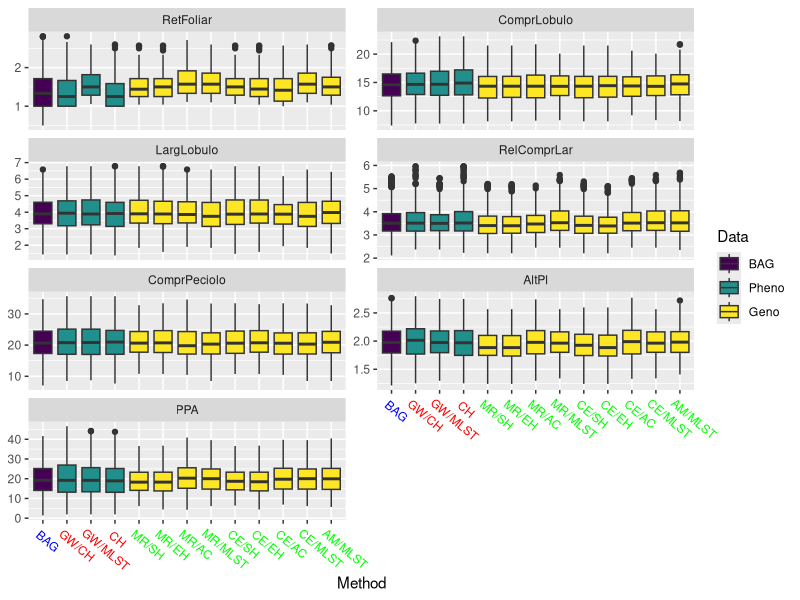
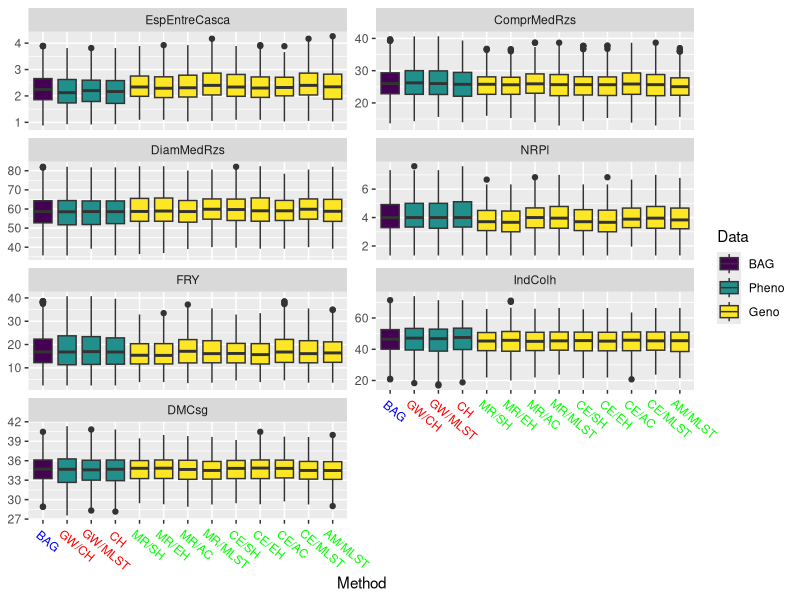
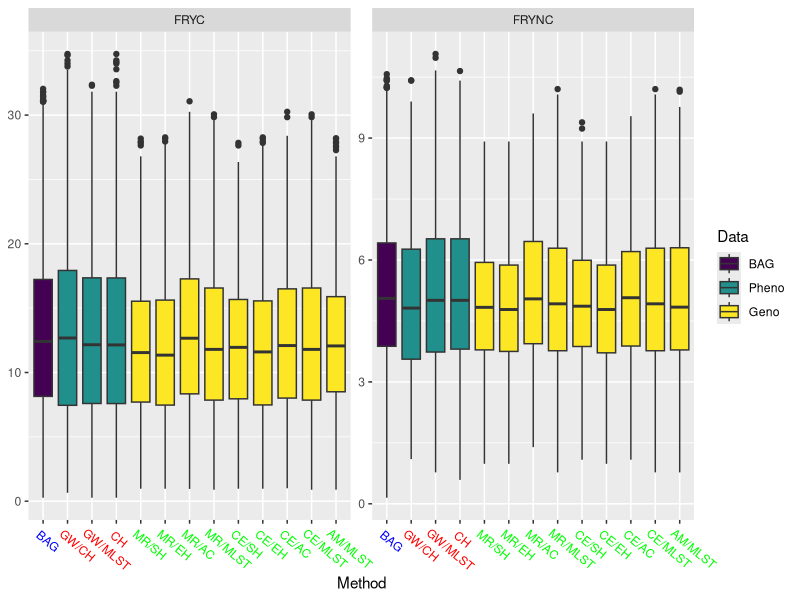
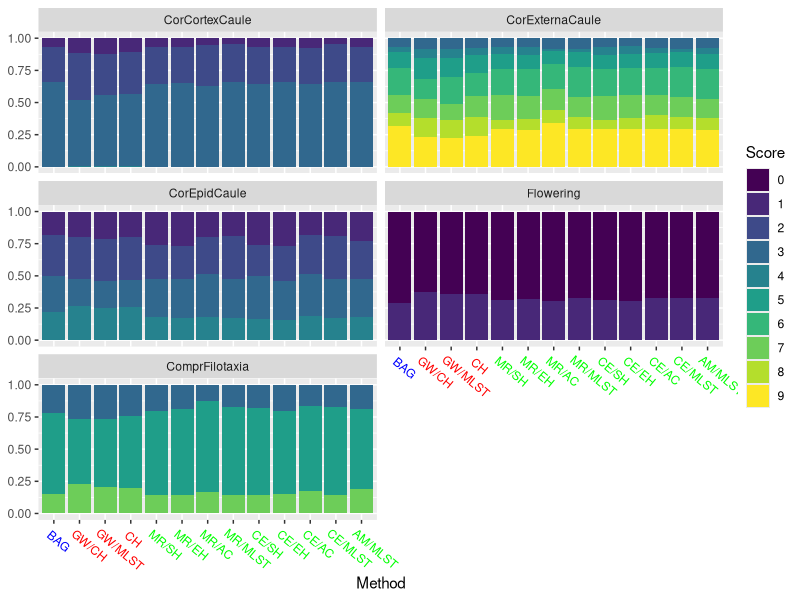
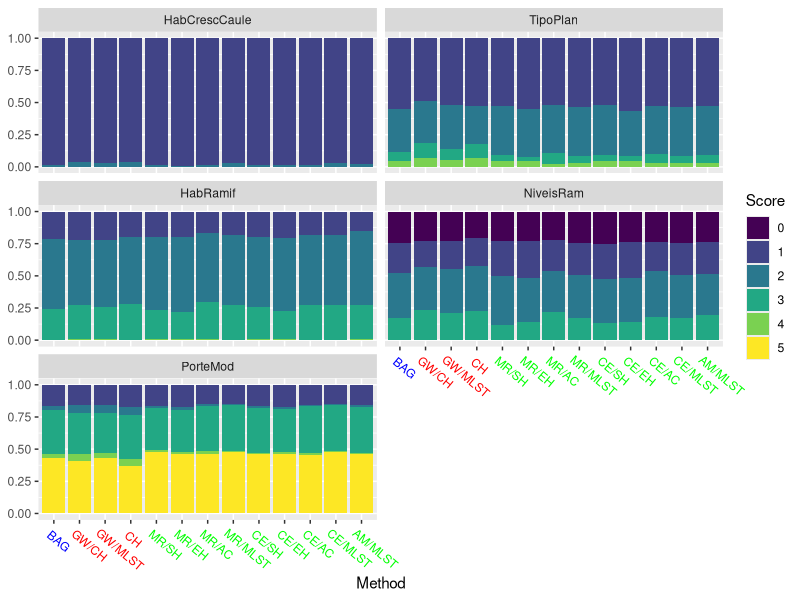
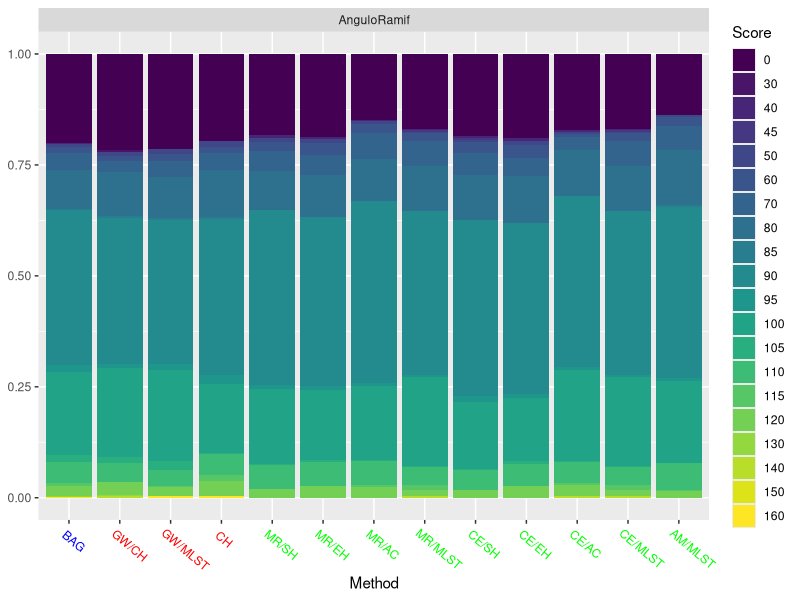
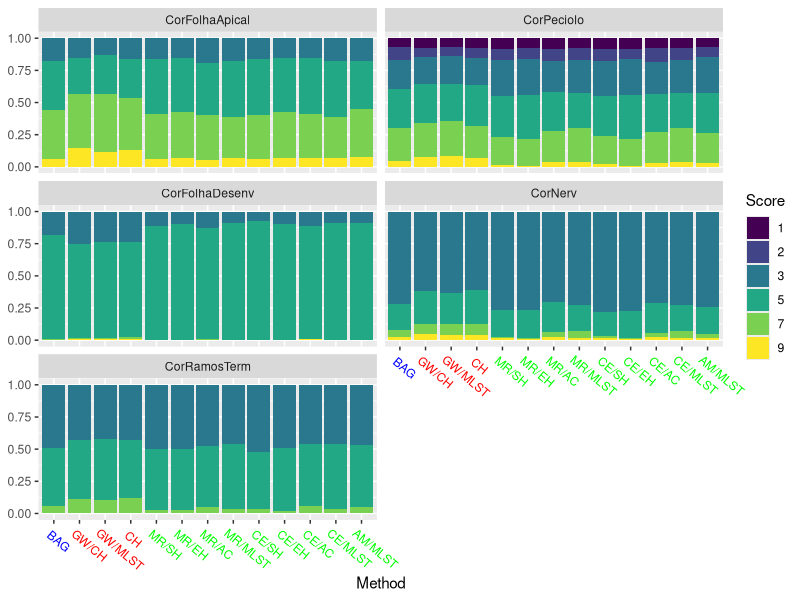
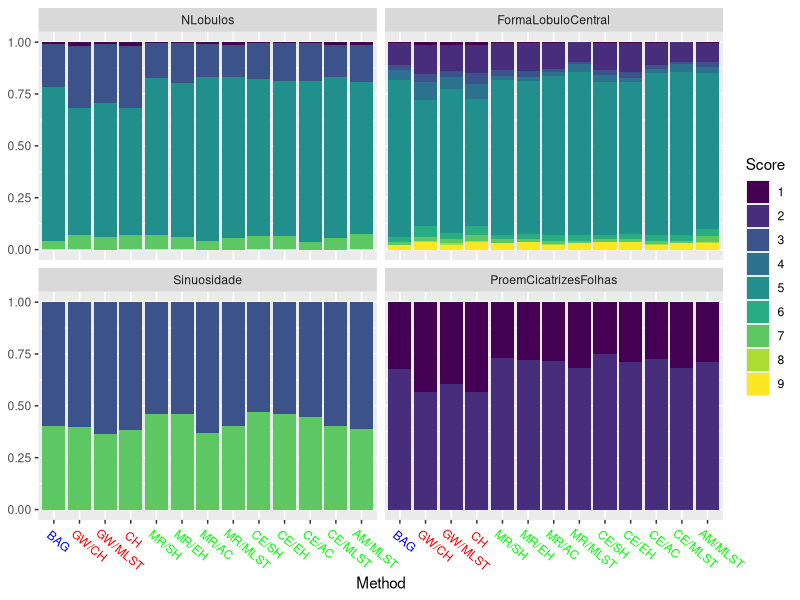

Recreate these plots in R, in order.
## ---- chunk 1
suppressMessages(library(tidyverse)); suppressMessages(library(here)); suppressMessages(library(reshape2))
#### Boxplot de colecoes nucleares

## Colecoes nucleares estimadas com dados Fenotipicos

Method1 <- read.table(here::here("output", "DadosCCPheno1.CSV"), header = T,
                      sep = ";", dec = ".",
                      colClasses = c(rep("factor", times = 36),
                                    rep("numeric", times = 16)))
Method1$HCNMod <- as.factor(Method1$HCNMod)
Method1$DMCsg <- as.numeric(as.character(Method1$DMCsg))


Method2 <- read.table(here::here("output", "DadosCCPheno2.CSV"), header = T,
                      sep = ";", dec = ".",
                      colClasses = c(rep("factor", times = 36),
                                     rep("numeric", times = 16)))
Method2$HCNMod <- as.factor(Method2$HCNMod)
Method2$DMCsg <- as.numeric(as.character(Method2$DMCsg))
colnames(Method2)[1] <- "Acessos"


Method3 <- read.table(here::here("output", "DadosCCPheno3.CSV"), header = T,
                      sep = ";", dec = ".",
                      colClasses = c(rep("factor", times = 36),
                                     rep("numeric", times = 16)))
Method3$HCNMod <- as.factor(Method3$HCNMod)
Method3$DMCsg <- as.numeric(as.character(Method3$DMCsg))

## Colecoes Nucleares estimadas com dados Moleculares

Method4 <- read.table(here::here("output", "DadosCCGeno1.CSV"), header = T, 
                      sep = ";", dec = ".",
                      colClasses = c(rep("factor", times = 36),
                                    rep("numeric", times = 16)))
Method4$HCNMod <- as.factor(Method4$HCNMod)
Method4$DMCsg <- as.numeric(as.character(Method4$DMCsg))


Method5 <- read.table(here::here("output", "DadosCCGeno2.CSV"), header = T, 
                      sep = ";", dec = ".",
                      colClasses = c(rep("factor", times = 36),
                                     rep("numeric", times = 16)))
Method5$HCNMod <- as.factor(Method5$HCNMod)
Method5$DMCsg <- as.numeric(as.character(Method5$DMCsg))


Method6 <- read.table(here::here("output", "DadosCCGeno3.CSV"), header = T, 
                      sep = ";", dec = ".",
                      colClasses = c(rep("factor", times = 36),
                                     rep("numeric", times = 16)))
Method6$HCNMod <- as.factor(Method6$HCNMod)
Method6$DMCsg <- as.numeric(as.character(Method6$DMCsg))

Method7 <- read.table(here::here("output", "DadosCCGeno4.CSV"), header = T,
                      sep = ";", dec = ".",
                      colClasses = c(rep("factor", times = 36),
                                    rep("numeric", times = 16)))
Method7$HCNMod <- as.factor(Method7$HCNMod)
Method7$DMCsg <- as.numeric(as.character(Method7$DMCsg))


Method8 <- read.table(here::here("output", "DadosCCGeno5.CSV"), header = T,
                      sep = ";", dec = ".",
                      colClasses = c(rep("factor", times = 36),
                                     rep("numeric", times = 16)))
Method8$HCNMod <- as.factor(Method8$HCNMod)
Method8$DMCsg <- as.numeric(as.character(Method8$DMCsg))


Method9 <- read.table(here::here("output", "DadosCCGeno6.CSV"), header = T,
                      sep = ";", dec = ".",
                      colClasses = c(rep("factor", times = 36),
                                     rep("numeric", times = 16)))
Method9$HCNMod <- as.factor(Method9$HCNMod)
Method9$DMCsg <- as.numeric(as.character(Method9$DMCsg))

Method10 <- read.table(here::here("output", "DadosCCGeno7.CSV"), header = T,
                       sep = ";", dec = ".",
                       colClasses = c(rep("factor", times = 36),
                                    rep("numeric", times = 16)))
Method10$HCNMod <- as.factor(Method10$HCNMod)
Method10$DMCsg <- as.numeric(as.character(Method10$DMCsg))


Method11 <- read.table(here::here("output", "DadosCCGeno8.CSV"), header = T,
                       sep = ";", dec = ".",
                      colClasses = c(rep("factor", times = 36),
                                     rep("numeric", times = 16)))
Method11$HCNMod <- as.factor(Method11$HCNMod)
Method11$DMCsg <- as.numeric(as.character(Method11$DMCsg))


Method12 <- read.table(here::here("output", "DadosCCGeno9.CSV"), header = T,
                       sep = ";", dec = ".",
                       colClasses = c(rep("factor", times = 36),
                                     rep("numeric", times = 16)))
Method12$HCNMod <- as.factor(Method12$HCNMod)
Method12$DMCsg <- as.numeric(as.character(Method12$DMCsg))

## Dados Fenotipicos do Banco de Germoplasma de Mandioca da EMBRAPA Mandioca

AllBAG <- read.table(here::here("data", "DadosSelCaroline.CSV"), header = T,
                     sep = ",", dec = ".",
                     colClasses = c(rep("factor", times = 36),
                                    rep("numeric", times = 16)))
AllBAG$HCNMod <- as.factor(AllBAG$HCNMod)
AllBAG$DMCsg <- as.numeric(as.character(AllBAG$DMCsg))


AllBAG$Data <- rep("BAG", times = nrow(AllBAG))
AllBAG$Method <- rep("BAG", times = nrow(AllBAG))

Method1$Data <- rep("Pheno", times = nrow(Method1))
Method1$Method <- rep("GW/CH", times = nrow(Method1))

Method2$Data <- rep("Pheno", times = nrow(Method2))
Method2$Method <- rep("CH", times = nrow(Method2))

Method3$Data <- rep("Pheno", times = nrow(Method3))
Method3$Method <- rep("GW/MLST", times = nrow(Method3))

Method4$Data <- rep("Geno", times = nrow(Method4))
Method4$Method <- rep("MR/SH", times = nrow(Method4))

Method5$Data <- rep("Geno", times = nrow(Method5))
Method5$Method <- rep("CE/SH", times = nrow(Method5))

Method6$Data <- rep("Geno", times = nrow(Method6))
Method6$Method <- rep("MR/EH", times = nrow(Method6))

Method7$Data <- rep("Geno", times = nrow(Method7))
Method7$Method <- rep("CE/EH", times = nrow(Method7))

Method8$Data <- rep("Geno", times = nrow(Method8))
Method8$Method <- rep("MR/AC", times = nrow(Method8))

Method9$Data <- rep("Geno", times = nrow(Method9))
Method9$Method <- rep("CE/AC", times = nrow(Method9))

Method10$Data <- rep("Geno", times = nrow(Method10))
Method10$Method <- rep("AM/MLST", times = nrow(Method10))

Method11$Data <- rep("Geno", times = nrow(Method11))
Method11$Method <- rep("MR/MLST", times = nrow(Method11))

Method12$Data <- rep("Geno", times = nrow(Method12))
Method12$Method <- rep("CE/MLST", times = nrow(Method12))

Alldataset <- rbind(AllBAG, Method1, Method2, Method3,
                    Method4, Method5, Method6,
                    Method7, Method8, Method9,
                    Method10, Method11, Method12)

saveRDS(Alldataset, here::here("output", "AllDataCCCaroline.RDS"))

QualityTrait <- colnames(Alldataset)[2:36]


AlldataSetQuant <- Alldataset %>% select(-QualityTrait)
AlldataSetQuali <- Alldataset %>% select(Acessos, QualityTrait, Data, Method)

AlldataSetQuant2 <- melt(AlldataSetQuant, id.vars = c("Acessos", "Data", "Method"),
       variable.name = "Trait", value.name = "Value")
head(AlldataSetQuant2)


AlldataSetQuant2$Data <- factor(AlldataSetQuant2$Data,
                                levels = c("BAG", "Pheno", "Geno"), ordered = T)
AlldataSetQuant2$Method <- factor(AlldataSetQuant2$Method,
                                levels = c("BAG", "GW/CH", "GW/MLST", "CH",
                                           "MR/SH", "MR/EH", "MR/AC", "MR/MLST",
                                           "CE/SH", "CE/EH", "CE/AC", "CE/MLST",
                                           "AM/MLST"),
                                ordered = T)

## Remover os outliers

filter_lims <- function(x){
  l <- boxplot.stats(x)$stats[1]
  u <- boxplot.stats(x)$stats[5]

  for (i in 1:length(x)){
    x[i] <- ifelse(x[i]>l & x[i]<u, x[i], NA)
  }
  return(x)
}


AlldataSetQuant3 <- AlldataSetQuant2 %>% group_by(Trait, Method) %>%
  mutate(Value2 = filter_lims(Value))


## Plotar o boxplot por conjunto de caracteres
Foliar <- c("RetFoliar", "ComprLobulo", "LargLobulo",
            "RelComprLar", "AltPl", "PPA",
            "ComprPeciolo")
Root <- c("FRY", "EspEntreCasca", "ComprMedRzs",
          "DiamMedRzs", "NRPl", "DMCsg", "IndColh")
Root2 <- c("FRYC", "FRYNC")
## ---- chunk 2
### Caracteres morfologicos de parte aerea
AlldataSetQuant3 %>% filter(Trait%in%Foliar) %>%
  ggplot(mapping = aes(y = Value2, fill = Data, x = Method), message = F) +
  geom_boxplot() + facet_wrap(~Trait, scales = "free_y", ncol = 2,) + ylab(NULL) +
  theme(axis.text.x = element_text(angle = 320, hjust = 0.1,
        colour = c("blue", rep("red", 3), rep("green", 9))))

### Caracteres morfologicos de raiz
AlldataSetQuant3 %>% filter(Trait%in%Root) %>%
  ggplot(mapping = aes(y = Value2, fill = Data, x = Method)) +
  geom_boxplot() + facet_wrap(~Trait, scales = "free_y", ncol = 2) + ylab(NULL) +
  theme(axis.text.x = element_text(angle = 320, hjust = 0.1,
        colour = c("blue", rep("red", 3), rep("green", 9))))

## ---- chunk 3
AlldataSetQuant3 %>% filter(Trait%in%Root2) %>%
  ggplot(mapping = aes(y = Value2, fill = Data, x = Method)) +
  geom_boxplot() + facet_wrap(~Trait, scales = "free_y", ncol = 2) + ylab(NULL) +
  theme(axis.text.x = element_text(angle = 320, hjust = 0.1,
        colour = c("blue", rep("red", 3), rep("green", 9))))

## ---- chunk 4
AlldataSetQuali2 <- melt(AlldataSetQuali, id.vars = c("Acessos", "Data", "Method"),
       variable.name = "Trait", value.name = "Value")
head(AlldataSetQuali2)

AlldataSetQuali3 <- AlldataSetQuali2 %>% filter (!is.na(Value)) %>%
  group_by(Trait, Data, Method) %>% summarise(N = table(Value, useNA = "no"),
                                              Score = names(N)) 

AlldataSetQuali3$Data <- factor(AlldataSetQuali3$Data,
                                levels = c("BAG", "Pheno", "Geno"), ordered = T)
AlldataSetQuali3$Method <- factor(AlldataSetQuali3$Method,
                                levels = c("BAG", "GW/CH", "GW/MLST", "CH",
                                           "MR/SH", "MR/EH", "MR/AC", "MR/MLST",
                                           "CE/SH", "CE/EH", "CE/AC", "CE/MLST",
                                           "AM/MLST"),
                                ordered = T)
AlldataSetQuali3$Score <- factor(AlldataSetQuali3$Score,
                                 levels = c(0, 1, 2, 3, 4, 5, 6, 7, 8, 9,
                                            30, 40, 45, 50, 60, 70, 80, 85, 90,
                                            95, 100, 105, 110, 115, 120, 130,
                                            140, 150, 160))

traitsFolha <- levels(AlldataSetQuali3$Trait)[c(1:4, 8, 12:17, 20, 23)]
traitsCaule <- levels(AlldataSetQuali3$Trait)[c(5:7, 18:19, 21:22, 28, 32:34)]
traitsRaiz <- levels(AlldataSetQuali3$Trait)[c(9:11, 24:27, 29:31, 35)]

traitsFolha1 <- traitsFolha[c(1:5)]
traitsFolha2 <- traitsFolha[c(6, 8, 10, 13)]
traitsFolha3 <- traitsFolha[c(7, 9, 11:12)]

traitsCaule1 <- traitsCaule[c(1:3, 8:9)]
traitsCaule2 <- traitsCaule[c(4:7, 11)]
traitsCaule3 <- traitsCaule[c(10)]

traitsRaiz1 <- traitsRaiz[c(1:3, 5, 8:9)]
traitsRaiz2 <- traitsRaiz[c(4, 6:7, 10:11)]

# Fig 1. Barplot with the First set of stem traits
AlldataSetQuali3 %>% filter(Trait%in%traitsCaule1) %>% 
  ggplot(aes(y = N, x = Method, fill = Score)) +
  geom_bar(stat = "identity", position = "fill") +
  facet_wrap(~Trait, ncol = 2, scales = "fixed") + ylab(NULL) +
  scale_fill_viridis_d() +
  theme(axis.text.x = element_text(angle = 320, hjust = 0.1,
                                   colour = c("blue", rep("red", 3), rep("green", 9))))

# Fig 2. Barplot with the Second set of stem traits
AlldataSetQuali3 %>% filter(Trait%in%traitsCaule2) %>% 
  ggplot(aes(y = N, x = Method, fill = Score)) +
  geom_bar(stat = "identity", position = "fill") +
  facet_wrap(~Trait, ncol = 2, scales = "fixed") + ylab(NULL) +
  scale_fill_viridis_d() +
  theme(axis.text.x = element_text(angle = 320, hjust = 0.1,
                                   colour = c("blue", rep("red", 3), rep("green", 9))))

# Fig 3. Barplot with the branch angle
AlldataSetQuali3 %>% filter(Trait%in%traitsCaule3) %>% 
  ggplot(aes(y = N, x = Method, fill = Score)) +
  geom_bar(stat = "identity", position = "fill") +
  facet_wrap(~Trait, ncol = 2, scales = "fixed") + ylab(NULL) +
  scale_fill_viridis_d() +
  theme(axis.text.x = element_text(angle = 320, hjust = 0.1,
                                   colour = c("blue", rep("red", 3), rep("green", 9))))

# Fig 4. Barplot with the First set of leaf traits
AlldataSetQuali3 %>% filter(Trait%in%traitsFolha1) %>% 
  ggplot(aes(y = N, x = Method, fill = Score)) +
  geom_bar(stat = "identity", position = "fill") +
  facet_wrap(~Trait, ncol = 2, scales = "fixed") + ylab(NULL) +
  scale_fill_viridis_d() +
  theme(axis.text.x = element_text(angle = 320, hjust = 0.1,
                                   colour = c("blue", rep("red", 3), rep("green", 9))))

# Fig 5. Barplot with the Second set of leaf traits
AlldataSetQuali3 %>% filter(Trait%in%traitsFolha2) %>% 
  ggplot(aes(y = N, x = Method, fill = Score)) +
  geom_bar(stat = "identity", position = "fill") +
  facet_wrap(~Trait, ncol = 2, scales = "fixed") + ylab(NULL) +
  scale_fill_viridis_d() +
  theme(axis.text.x = element_text(angle = 320, hjust = 0.1,
                                   colour = c("blue", rep("red", 3), rep("green", 9))))

# Fig 6. Barplot with the Third set of leaf traits
AlldataSetQuali3 %>% filter(Trait%in%traitsFolha3) %>% 
  ggplot(aes(y = N, x = Method, fill = Score)) +
  geom_bar(stat = "identity", position = "fill") +
  facet_wrap(~Trait, ncol = 2, scales = "fixed") + ylab(NULL) +
  scale_fill_viridis_d() +
  theme(axis.text.x = element_text(angle = 320, hjust = 0.1,
                                   colour = c("blue", rep("red", 3), rep("green", 9))))

# Fig 7. Barplot with the First set of root traits
AlldataSetQuali3 %>% filter(Trait%in%traitsRaiz1) %>% 
  ggplot(aes(y = N, x = Method, fill = Score)) +
  geom_bar(stat = "identity", position = "fill") +
  facet_wrap(~Trait, ncol = 2, scales = "fixed") + ylab(NULL) +
  scale_fill_viridis_d() +
  theme(axis.text.x = element_text(angle = 320, hjust = 0.1,
                                   colour = c("blue", rep("red", 3), rep("green", 9))))

# Fig 8. Barplot with the Second set of root traits
AlldataSetQuali3 %>% filter(Trait%in%traitsRaiz2) %>% 
  ggplot(aes(y = N, x = Method, fill = Score)) +
  geom_bar(stat = "identity", position = "fill") +
  facet_wrap(~Trait, ncol = 2, scales = "fixed") + ylab(NULL) +
  scale_fill_viridis_d() +
  theme(axis.text.x = element_text(angle = 320, hjust = 0.1,
                                   colour = c("blue", rep("red", 3), rep("green", 9))))

